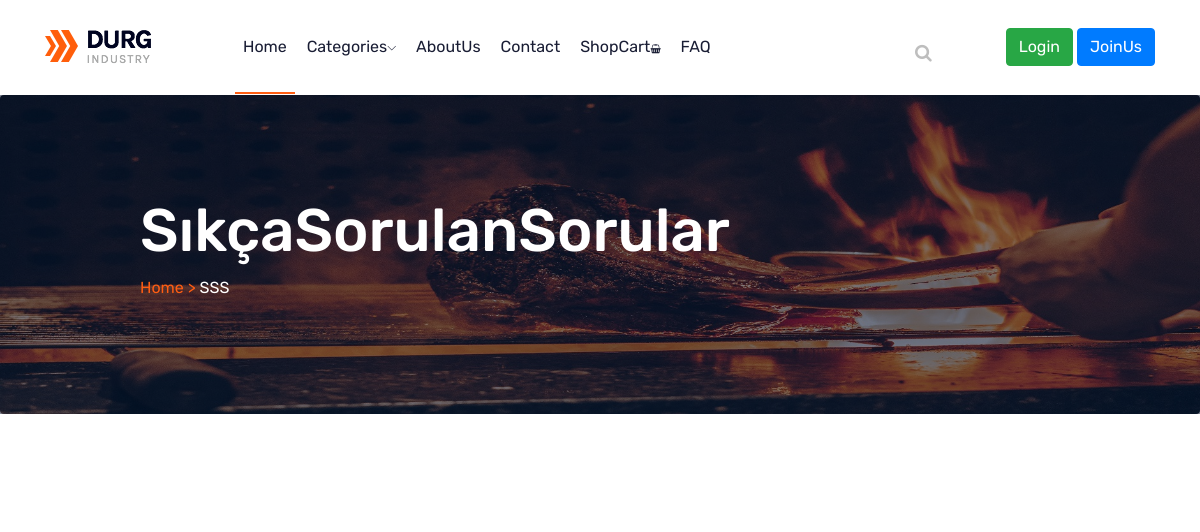
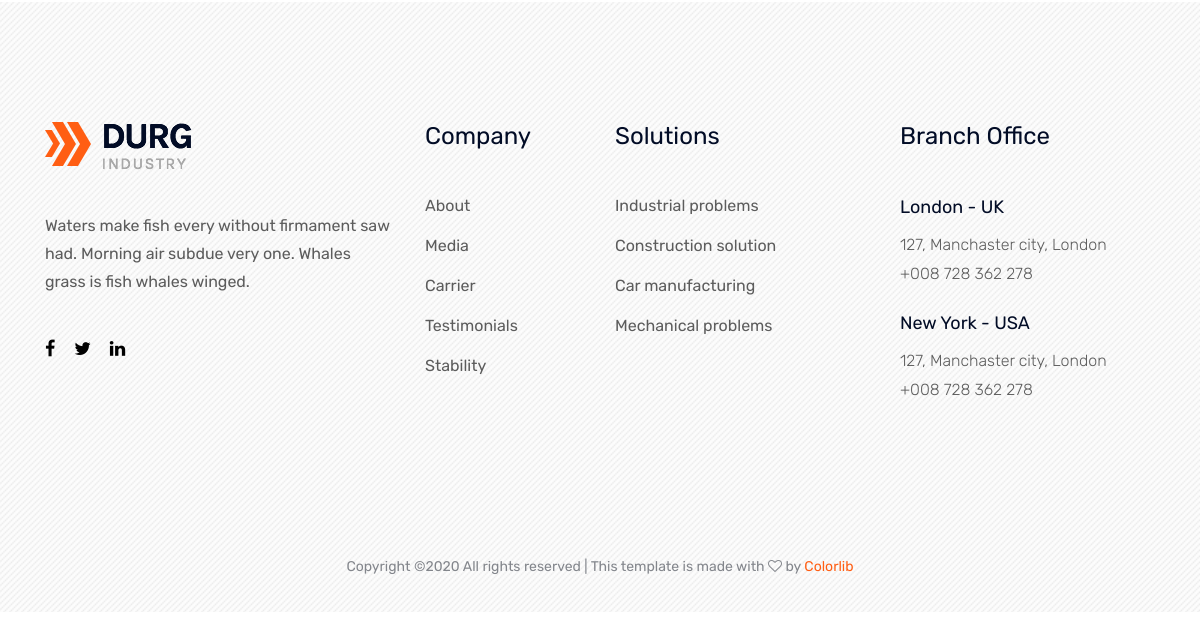
The app's page /faq/, older data (2 pictures, top to bottom).
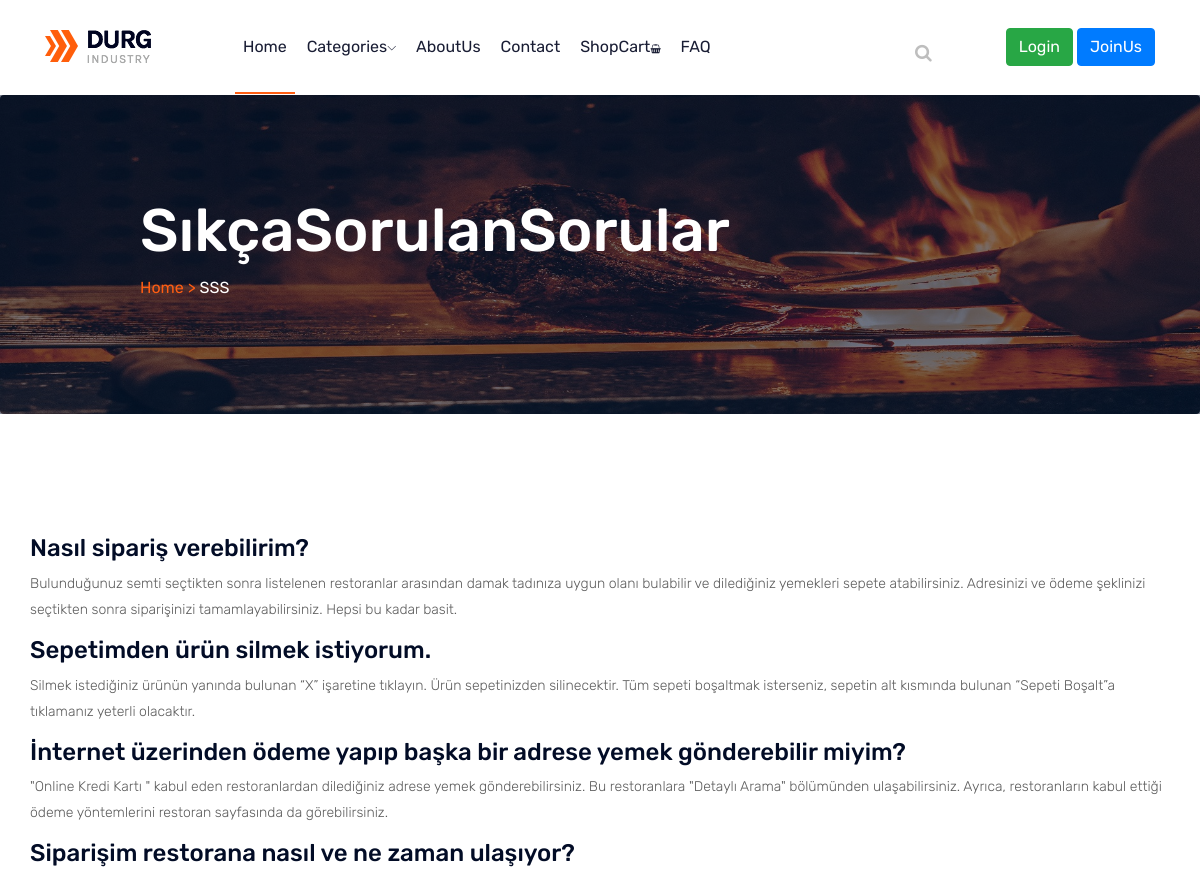
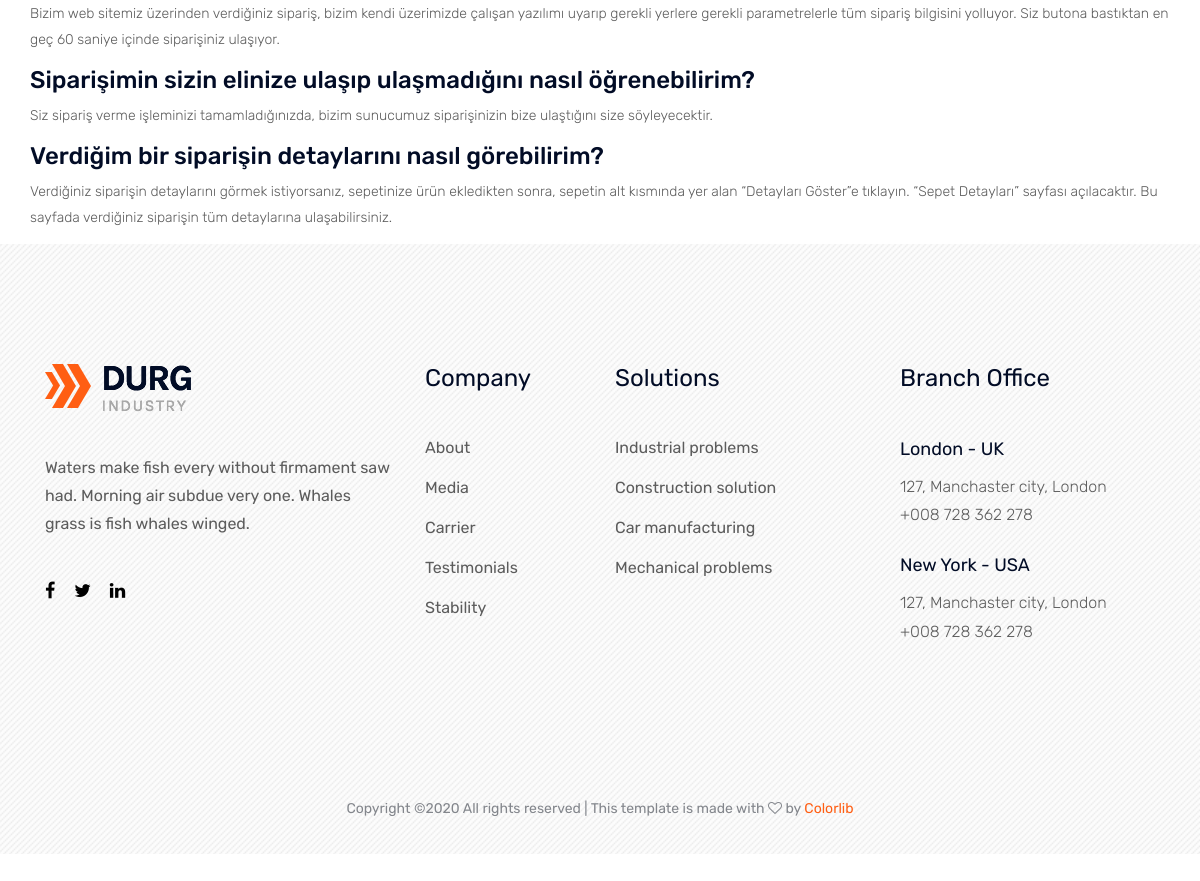
The same page, newer data (2 pictures, top to bottom).
### home/models.py (models this page shows, shortened)
class FAQ(models.Model):
    STATUS = (
        ('True', 'Evet'),
        ('False', 'Hayır'),
    )
    ordernumber = models.IntegerField()
    question = models.CharField(max_length=150)
    answer = models.TextField()
    status = models.CharField(max_length=10, choices=STATUS)
    created_at = models.DateTimeField(auto_now_add=True)
    updated_at = models.DateTimeField(auto_now=True)

### home/views.py (the view)
# urls.py: path('faq/',views.faq, name='faq')
def faq(request):
    category = Category.objects.all()
    faq = FAQ.objects.all().order_by('ordernumber')
    context = {
        'category': category,
        'faq':faq
    }
    return render(request, 'faq.html', context)

### home/templates/faq.html (shortened to what this page needs)
{% extends "homebase.html" %}
{% block head%}
    <link rel="stylesheet" href="//code.jquery.com/ui/1.12.1/themes/base/jquery-ui.css">
{% endblock %}
{% block content %}
    <section class="breadcrumb breadcrumb_bg banner-bg-1 overlay2 ptb200">
        <div class="container">
            <div class="row">
                <div class="col-lg-7 offset-lg-1">
                    <div class="breadcrumb_iner">
                        <div class="breadcrumb_iner_item">
                            <h2>SıkçaSorulanSorular</h2>
                            <p> <a href="/">Home ></a> SSS</p>
                        </div>
                    </div>
                </div>
            </div>
        </div>
    </section>
    <div class="service-area">
        <div class="container">
            <div class="row">
                <div id="accordion">
                    {% for rs in faq %}
                        <h3>{{rs.question}}</h3>
                        <div>
                            <p>
                                {{ rs.answer }}
                            </p>
                        </div>
                    {% endfor %}
                </div>
            </div>
        </div>
{% endblock %}

### home/templates/homebase.html (shortened to what this page needs)
<!doctype html>
<html class="no-js" lang="zxx">
<head>
    {% load static %}
    <link rel="stylesheet" href="{% static 'css/bootstrap.min.css'%}">
    <link rel="stylesheet" href="{% static 'css/owl.carousel.min.css'%}">
    <link rel="stylesheet" href="{% static 'css/magnific-popup.css'%}">
    <link rel="stylesheet" href="{% static 'css/font-awesome.min.css'%}">
    <link rel="stylesheet" href="{% static 'css/themify-icons.css'%}">
    <link rel="stylesheet" href="{% static 'css/nice-select.css'%}">
    <link rel="stylesheet" href="{% static 'css/flaticon.css'%}">
    <link rel="stylesheet" href="{% static 'css/animate.css'%}">
    <link rel="stylesheet" href="{% static 'css/slicknav.css'%}">
    <link rel="stylesheet" href="{% static 'css/style.css'%}">
{% block head %}{% endblock %}
</head>
<body>
{% include 'header.html' %}
{% block content %}{% endblock %}
{% include 'footer.html' %}
</body>
</html>

### home/templates/header.html (shortened to what this page needs)
{% load static %}
<link rel="stylesheet" href="https://ajax.googleapis.com/ajax/libs/jqueryui/1.11.4/themes/smoothness/jquery-ui.css">
<header>
    <div class="header-area ">
        <div id="sticky-header" class="main-header-area white-bg">
            <div class="container">
                <div class="row align-items-center">
                    <div class="col-xl-2 col-lg-2">
                        <div class="logo-img">
                            <a href="/">
                                <img src="{% static 'img/logo.png' %}" alt="">
                            </a>
                        </div>
                    </div>
                    <div class="col-xl-7 col-lg-7">
                        <div class="main-menu d-none d-lg-block">
                            <nav>
                                <ul id="navigation">
                                    <li><a class="active" href="/">Home</a></li>
                                    <li><a href="#">Categories<i class="ti-angle-down"></i></a>
                                        {% load mptt_tags %}
                                    </li>
                                    <li><a href="/aboutus">AboutUs</a></li>
                                    <li><a href="/contact">Contact</a></li>
                                    <li><a href="/shopcart/">ShopCart<i class="fa fa-sm fa-shopping-basket"></i>
                                        </a></li>
                                    <li><a href="/faq">FAQ</a></li>
                                </ul>
                            </nav>
                        </div>
                    </div>
                    <div class="col-xl-3 col-lg-3">
                        <div class="quote-area">
                            <div class="search-bar">
                                <a id="search_1" href="javascript:void(0)"><i class="fa fa-search"></i></a>
                            </div>
                            {% if user.id is not None %}
                                <div class="get-quote d-none d-lg-block">
                                    <a class="btn btn-success" href="/user_profile">{{user.first_name}}</a>
                                    <a class="btn btn-danger" href="/logout/">Logout</a>
                                </div>
                            {% else %}
                                <div class="get-quote d-none d-lg-block">
                                    <a class="btn btn-success"  href="/login/">Login</a>
                                    <a class="btn btn-primary"  href="/join/">JoinUs</a>
                                </div>
                            {% endif %}
                        </div>
                    </div>
                    <div class="col-12">
                    </div>
                </div>
            </div>
        </div>
    </div>
</header>

### home/templates/footer.html (shortened to what this page needs)
{% load static %}
<footer class="footer-area ">
    <div class="container">
        <div class="row justify-content-between">
            <div class="col-sm-6 col-md-3 col-xl-4">
                <div class="single-footer-widget footer_1">
                    <a href="index.html"> <img src="{% static 'img/footer-logo.png'%}" alt=""> </a>
                    <p>Waters make fish every without firmament saw had. Morning air subdue very one. Whales grass
                        is fish whales winged.</p>
                    <div class="social-links">
                        <ul>
                            <li><a href="#"> <i class="fa fa-facebook"></i> </a></li>
                            <li><a href="#"> <i class="fa fa-twitter"></i> </a></li>
                            <li><a href="#"> <i class="fa fa-linkedin"></i> </a></li>
                        </ul>
                    </div>
                </div>
            </div>
            <div class="col-sm-6 col-md-2 col-xl-2">
                <div class="single-footer-widget">
                    <h4>Company</h4>
                    <ul>
                        <li><a href="#">About</a></li>
                        <li><a href="#">Media</a></li>
                        <li><a href="#">Carrier</a></li>
                        <li><a href="#">Testimonials</a></li>
                        <li><a href="#">Stability</a></li>
                    </ul>
                </div>
            </div>
            <div class="col-sm-6 col-md-3 col-xl-3">
                <div class="single-footer-widget">
                    <h4>Solutions</h4>
                    <ul>
                        <li><a href="#">Industrial problems</a></li>
                        <li><a href="#"> Construction solution</a></li>
                        <li><a href="#">Car manufacturing</a></li>
                        <li><a href="#">Mechanical problems</a></li>
                    </ul>
                </div>
            </div>
            <div class="col-sm-6 col-md-3 col-xl-3">
                <div class="single-footer-widget footer_icon">
                    <h4>Branch office</h4>
                    <div class="office-location">
                        <ul>
                            <li>
                                <strong>London - UK</strong>
                                <p>127, Manchaster city, London <br>
                                    +008 728 362 278</p>
                            </li>
                            <li>
                                <strong>New York - USA</strong>
                                <p>127, Manchaster city, London <br>
                                    +008 728 362 278</p>
                            </li>
                        </ul>
                    </div>
                </div>
            </div>
        </div>
    </div>
    <div class="container-fluid">
        <div class="row justify-content-center">
            <div class="col-lg-12">
                <div class="copyright_part_text text-center">
                    <p class="footer-text m-0">
                        Copyright &copy;<script>document.write(new Date().getFullYear());</script> All rights reserved | This template is made with <i class="fa fa-heart-o" aria-hidden="true"></i> by <a href="https://colorlib.com" target="_blank">Colorlib</a>
                        </p>
                </div>
            </div>
        </div>
    </div>
</footer>

### home/templates/faq.html (style rules this page uses)
.banner-bg-1 { background-image: url("../../uploads/images/banner.jpg"); }

Row changes from the older to the newer data that the page shows:
added FAQ: question "Nasıl sipariş verebilirim?", answer "Bulunduğunuz semti seçtikten sonra listelenen restoranlar arasından damak tadınıza uygun olanı bulabilir ve dilediğiniz yemekleri sepete atabilirsiniz. Adresinizi ve ödeme şeklinizi seçtikten sonra siparişinizi tamamlayabilirsiniz. Hepsi bu kadar basit."
added FAQ: question "Sepetimden ürün silmek istiyorum.", answer "Silmek istediğiniz ürünün yanında bulunan “X” işaretine tıklayın. Ürün sepetinizden silinecektir. Tüm sepeti boşaltmak isterseniz, sepetin alt kısmında bulunan “Sepeti Boşalt”a tıklamanız yeterli olacaktır."
added FAQ: question "İnternet üzerinden ödeme yapıp başka bir adrese yemek gönderebilir miyim?", answer "\"Online Kredi Kartı \" kabul eden restoranlardan dilediğiniz adrese yemek gönderebilirsiniz. Bu restoranlara \"Detaylı Arama\" bölümünden ulaşabilirsiniz. Ayrıca, restoranların kabul ettiği ödeme yöntemlerini restoran sayfasında da görebilirsiniz."
added FAQ: question "Siparişim restorana nasıl ve ne zaman ulaşıyor?", answer "Bizim web sitemiz üzerinden verdiğiniz sipariş, bizim kendi üzerimizde çalışan yazılımı uyarıp gerekli yerlere gerekli parametrelerle tüm sipariş bilgisini yolluyor. Siz butona bastıktan en geç 60 saniye içinde siparişiniz ulaşıyor."
added FAQ: question "Siparişimin sizin elinize ulaşıp ulaşmadığını nasıl öğrenebilirim?", answer "Siz sipariş verme işleminizi tamamladığınızda, bizim sunucumuz siparişinizin bize ulaştığını size söyleyecektir."
added FAQ: question "Verdiğim bir siparişin detaylarını nasıl görebilirim?", answer "Verdiğiniz siparişin detaylarını görmek istiyorsanız, sepetinize ürün ekledikten sonra, sepetin alt kısmında yer alan “Detayları Göster”e tıklayın. “Sepet Detayları” sayfası açılacaktır. Bu sayfada verdiğiniz siparişin tüm detaylarına ulaşabilirsiniz."
